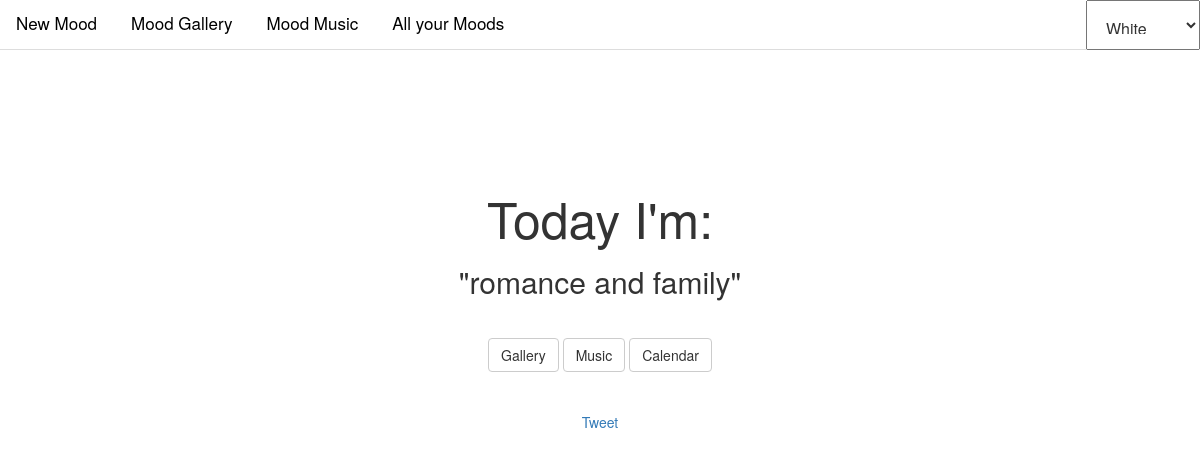
The app's page /index, older data.
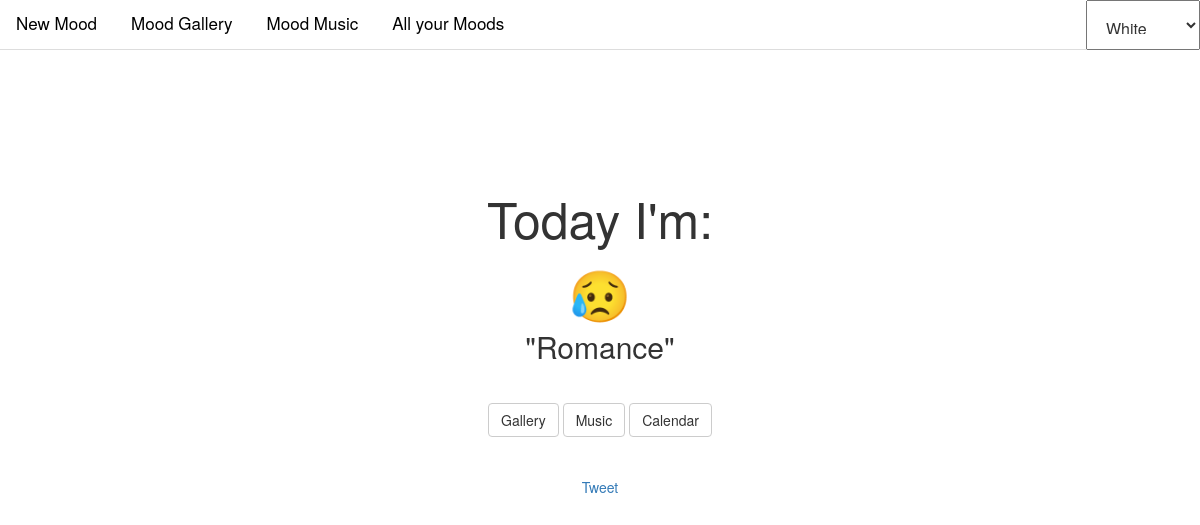
The same page, newer data.
### tables this page shows
CREATE TABLE post (
    id INTEGER PRIMARY KEY AUTOINCREMENT , 
    created TIMESTAMP NOT NULL DEFAULT CURRENT_TIMESTAMP,
    mood TEXT NOT NULL,
    body TEXT NOT NULL
);

### __init__.py (the view)
    @app.route("/index", methods=["GET", "POST"])
    def index():
        db = get_db()
        posts = db.execute(
            'SELECT mood, body'
            ' FROM post'
            ' ORDER BY id DESC '
        ).fetchone()
        return render_template(
            "answer.html",
            posts=posts,
            mood_emoji=mood_emoji,
            )

### db.py (called while the page is built)
def get_db():
    if 'db' not in g:
        g.db = sqlite3.connect(
            current_app.config['DATABASE'],
            detect_types=sqlite3.PARSE_DECLTYPES
        )
        g.db.row_factory = sqlite3.Row
    return g.db

### templates/answer.html
{% extends "base.html" %}
{% block body %}
    <section class="content">
        <header>
            <h1>Today I'm:</h1>
            <h1>{{ mood_emoji(posts['mood']) }}</h1>
            <h2>"{{ posts['body'] }}"</h2>
            <div class="button_container">
                <a href= "{{ url_for('gallery') }}" class="btn btn-default" role="button">
                    Gallery
                </a>
                <a href= "{{ url_for('music') }}" class="btn btn-default" role="button">
                    Music
                </a>
                <a href= "{{ url_for('mcalendar') }}" class="btn btn-default" role="button">
                    Calendar
                </a>
                <br>
                <br>
                <br>
                <a href="https://twitter.com/share?ref_src=twsrc%5Etfw" class="twitter-share-button" data-size="large" data-text="Today I'm {{ mood_emoji(posts['mood'])}} {{posts['body']}} " data-url="https://limitless-reef-30670.herokuapp.com" data-show-count="false">Tweet</a><script async src="https://platform.twitter.com/widgets.js" charset="utf-8"></script>
            </div>
        </header>
    </section>
{% endblock %}

Row changes from the older to the newer data that the page shows:
removed post: body "romance and family"
added post: mood "😥", body "Romance"
